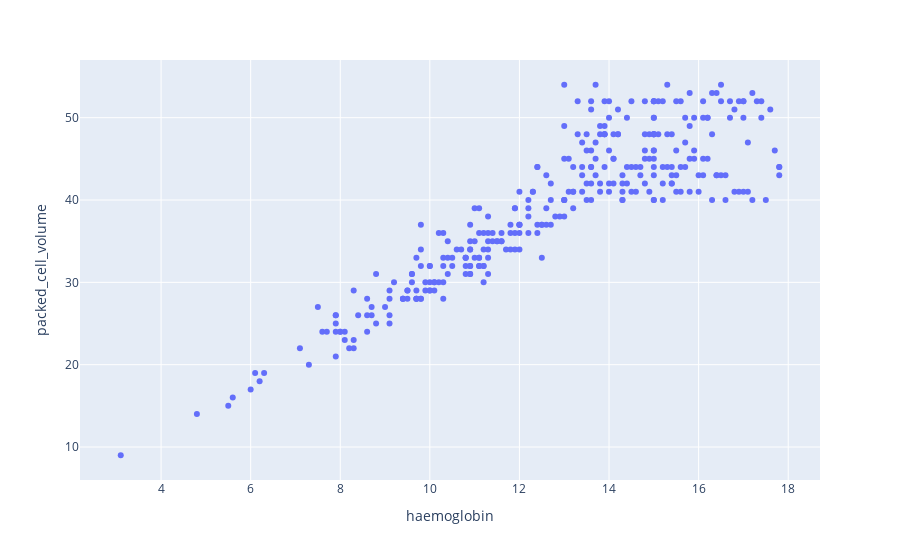

Source (notebook cell):
### Code cell
px.scatter(df,'haemoglobin','packed_cell_volume')

### Figure 1 — Plotly figure (JSON) as saved in the notebook; plotly's stock layout.template omitted (floating-point values rounded to 4 significant figures; data arrays with more than 128 entries replaced by an {"elided": "..."} marker saying what was removed)
{"data": [{"hovertemplate": "haemoglobin=%{x}<br>packed_cell_volume=%{y}<extra></extra>", "legendgroup": "", "marker": {"color": "#636efa", "symbol": "circle"}, "mode": "markers", "name": "", "orientation": "v", "showlegend": false, "type": "scatter", "x": {"elided": "400 float values"}, "xaxis": "x", "y": {"elided": "400 int values"}, "yaxis": "y"}], "layout": {"legend": {"tracegroupgap": 0}, "margin": {"t": 60}, "xaxis": {"anchor": "y", "domain": [0, 1], "title": {"text": "haemoglobin"}}, "yaxis": {"anchor": "x", "domain": [0, 1], "title": {"text": "packed_cell_volume"}}}}
